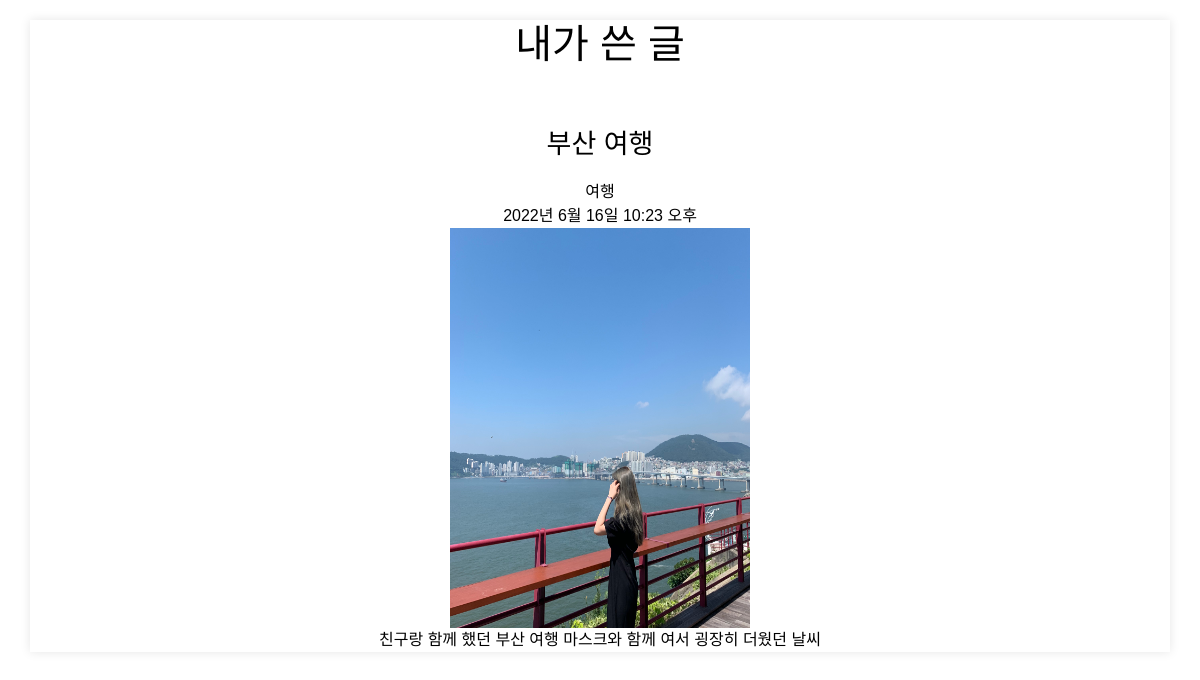
The page /blog/post/40 on the database its author committed.
### blog/models.py (models this page shows, shortened)
class Post(models.Model):
    title = models.CharField(max_length=200)
    title_image = models.ImageField(blank=True)
    content = models.TextField()
    createDate = models.DateTimeField(auto_now_add=True)
    updateDate = models.DateTimeField(auto_now_add=True)
    category = models.ManyToManyField(Category, help_text="글의 분류를 설정하세요.")

class Category(models.Model):
    name = models.CharField(max_length=50, help_text="블로그 글의 분류를 입력하세요.(ex: 일상)")
    def __str__(self):
        return self.name

### blog/views.py (the view)
# urls.py: path("post/<int:pk>", views.PostDetailView.as_view(), name="post"),
class PostDetailView(generic.DetailView):
    model = Post

### blog/templates/blog/post_detail.html (shortened to what this page needs)
<!DOCTYPE html>
<html lang="ko">
<head>
    <link href="css/bootstrap.min.css" rel="stylesheet">
</head>
    <body>
    {% load static %}
    <link rel="stylesheet" type="text/css" href="{% static 'css/styles.css' %}">
    <link href="https://cdn.jsdelivr.net/npm/bootstrap@5.2.0-beta1/dist/css/bootstrap.min.css" rel="stylesheet">
        <div class="container">
        <div id="content" class="site-content center-relative">
            <div class="single-post-wrapper content-1070 center-relative">
                <article class="container-relative">
                    <h1>내가 쓴 글</h1>
                    <h1 class="name">
                        {{ post.title }}
                    </h1>
                    <div class="post-info content-660 center-relative">
                        <div>
                            <li>
                                {% for c in post.category.all %}
                                {{ c }}
                                {% endfor %}
                            </li>
                        </div>
                        <div class="entry-date published">{{ post.createDate }}</div>
                    </div>
                    {% if post.title_image %}
                    <div>
                        <img class="image" src="{{ post.title_image.url }}" alt="">
                    </div>
                    {% endif %}
                    <div class="entry-content">
                        <div class="content-wrap content-660 center-relative">
                            {{ post.content }}
                        </div>
                    </div>
                </article>
            </div>
        </div>
    </body>
</html>

### static/css/styles.css (style rules this page uses)
* { font-family: 'Noto Sans KR', sans-serif; list-style: none; text-decoration: none; border-collapse: none; margin: 0px; padding: 0px; color:black; }
.container { display: flex; margin-bottom: 40px; margin-top: 20px; justify-content:space-between; background-color: #fff; box-shadow: 0px 0px 10px rgba(0, 0, 0, 0.1); }
.container > div { flex: 1; text-align: center; }
.image { width: 300px; height: 400px; overflow: hidden; position: relative; }
.name { margin-top: 60px; margin-bottom: 20px; font-size: 27px; }

### rows shown on the page
Post: title "부산 여행", createDate "2022년 6월 16일 10:23 오후", title_image (picture), content "친구랑 함께 했던 부산 여행 마스크와 함께 여서 굉장히 더웠던 날씨"
Category: name "여행"
